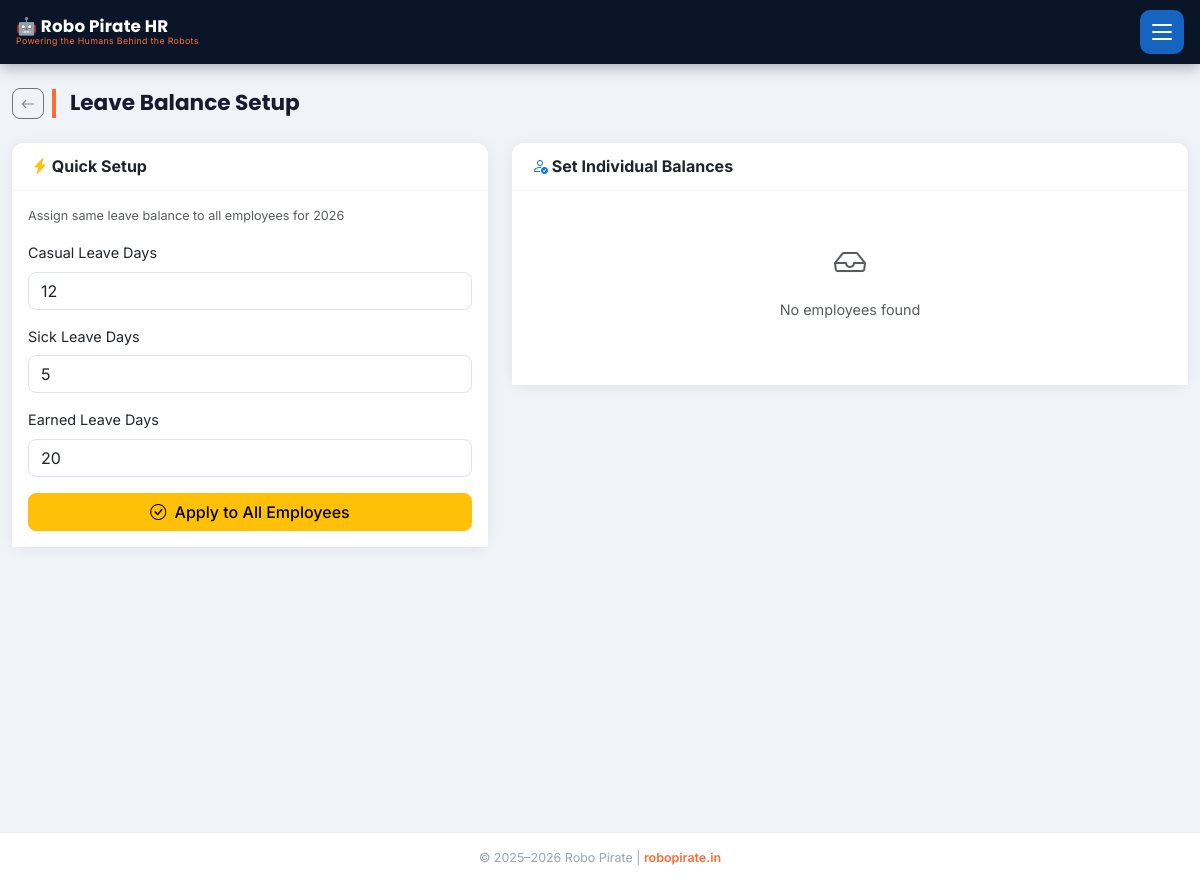
/leave-setup (signed in), run on an earlier commit of the app's database.
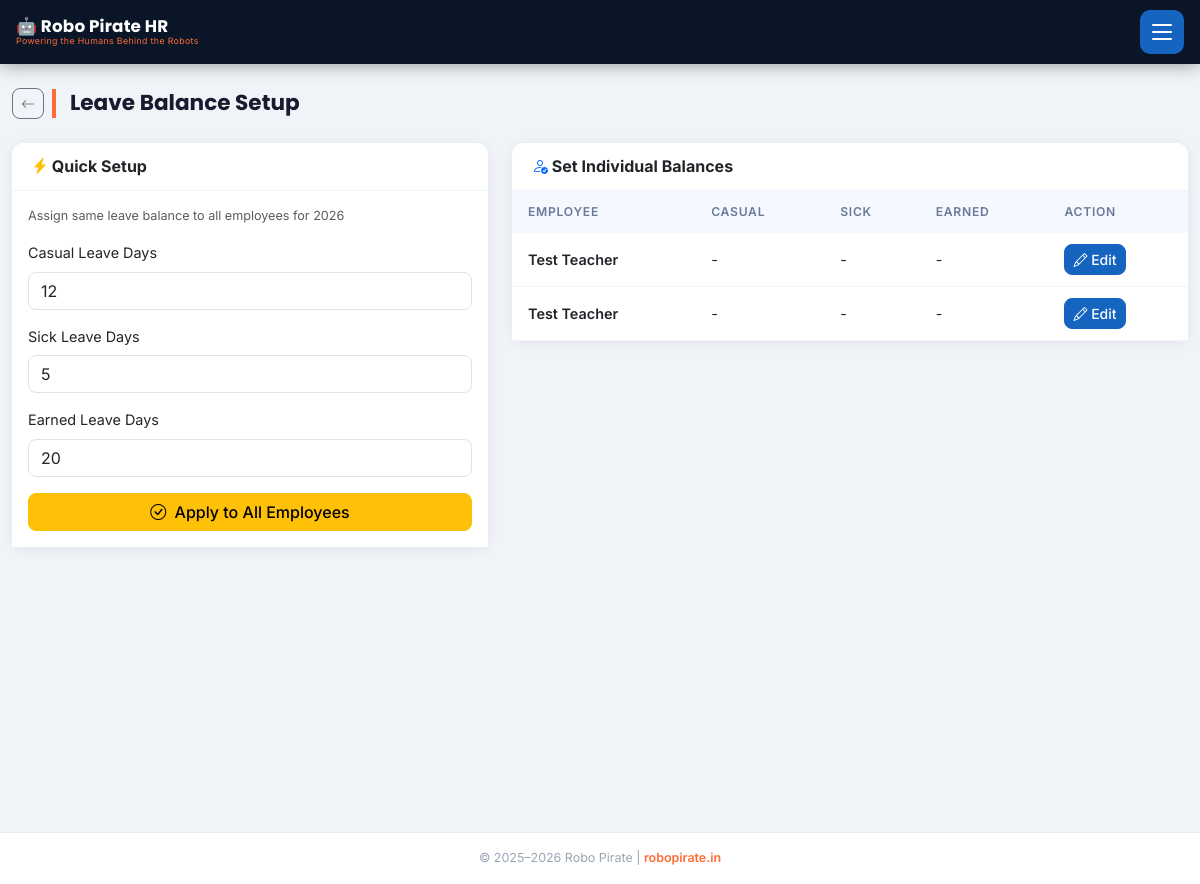
And on a later commit of the database.
### models.py (models this page shows, shortened)
class Employee(db.Model):
    __tablename__ = 'employees'
    id = db.Column(db.Integer, primary_key=True)
    emp_id = db.Column(db.String(20), unique=True, nullable=False)
    name = db.Column(db.String(100), nullable=False)
    phone = db.Column(db.String(15), unique=True, nullable=False)
    email = db.Column(db.String(120))
    department_id = db.Column(db.Integer, db.ForeignKey('departments.id'))
    designation = db.Column(db.String(100))
    employee_type = db.Column(db.String(20), default='full_time')  # full_time, contract, part_time
    basic_salary = db.Column(db.Float, default=0.0)
    joining_date = db.Column(db.Date, default=date.today)
    is_active = db.Column(db.Boolean, default=True)
    is_approved = db.Column(db.Boolean, default=False)  # Admin approval required for self-registered
    bank_name = db.Column(db.String(100))
    account_number = db.Column(db.String(30))
    ifsc_code = db.Column(db.String(20))
    pan_number = db.Column(db.String(20))
    aadhar_number = db.Column(db.String(20))
    attendances = db.relationship('Attendance', backref='employee', lazy=True)
    leaves = db.relationship('Leave', backref='employee', lazy=True)
    payrolls = db.relationship('Payroll', backref='employee', lazy=True)
    advances = db.relationship('Advance', backref='employee', lazy=True)
    schools = db.relationship('School', secondary=employee_schools, lazy=True,
                              backref=db.backref('assigned_employees', lazy=True))

### blueprints/admin.py (the view)
@bp.route('/leave-setup', methods=['GET', 'POST'])
@login_required
def leave_balance_setup():
    employees = Employee.query.filter_by(is_active=True).order_by(Employee.name).all()
    current_year = date.today().year
    leave_balances = {}
    for emp in employees:
        balances = LeaveBalance.query.filter_by(employee_id=emp.id, year=current_year).all()
        for bal in balances:
            leave_balances[(emp.id, bal.leave_type)] = bal
    return render_template('leave_balance_setup.html', employees=employees, leave_balances=leave_balances, today=date.today())

### app.py (called while the page is built)
@app.context_processor
def inject_now():
    return {'now': datetime.now}

@app.before_request
def load_persisted_config():
    global _persisted_config_loaded
    if not _persisted_config_loaded:
        persisted_key = AppConfig.get('FAST2SMS_API_KEY')
        if persisted_key:
            app.config['FAST2SMS_API_KEY'] = persisted_key
        _persisted_config_loaded = True

@login_manager.user_loader
def load_user(user_id):
    return User.query.get(int(user_id))

@app.before_request
def restrict_employee_to_portal():
    if current_user.is_authenticated and not current_user.is_admin:
        allowed = ('/portal', '/employee', '/static', '/api', '/logout')
        if request.path != '/' and not request.path.startswith(allowed):
            return redirect(url_for('portal.portal_dashboard'))

### templates/leave_balance_setup.html (shortened to what this page needs)
{% extends 'base.html' %}
{% block content %}
<div class="container-fluid py-4">
  <div class="d-flex align-items-center gap-2 mb-4">
    <a href="{{ url_for('admin.dashboard') }}" class="btn btn-outline-secondary btn-sm"><i class="bi bi-arrow-left"></i></a>
    <h4 class="page-header mb-0">Leave Balance Setup</h4>
  </div>
  <div class="row">
    <div class="col-lg-5 mb-4">
      <div class="card border-0 shadow-sm">
        <div class="card-header bg-white border-bottom">
          <h6 class="mb-0 fw-bold"><i class="bi bi-lightning-charge-fill text-warning"></i> Quick Setup</h6>
        </div>
        <div class="card-body">
          <form method="POST" action="{{ url_for('admin.setup_leave_quick') }}">
            <p class="text-muted small mb-3">Assign same leave balance to all employees for {{ today.year }}</p>
            <div class="mb-3">
              <label class="form-label">Casual Leave Days</label>
              <input type="number" name="casual_days" class="form-control" value="12" min="0" step="0.5">
            </div>
            <div class="mb-3">
              <label class="form-label">Sick Leave Days</label>
              <input type="number" name="sick_days" class="form-control" value="5" min="0" step="0.5">
            </div>
            <div class="mb-3">
              <label class="form-label">Earned Leave Days</label>
              <input type="number" name="earned_days" class="form-control" value="20" min="0" step="0.5">
            </div>
            <button type="submit" class="btn btn-warning w-100">
              <i class="bi bi-check-circle me-1"></i> Apply to All Employees
            </button>
          </form>
        </div>
      </div>
    </div>
    <div class="col-lg-7">
      <div class="card border-0 shadow-sm">
        <div class="card-header bg-white border-bottom">
          <h6 class="mb-0 fw-bold"><i class="bi bi-person-check text-primary"></i> Set Individual Balances</h6>
        </div>
        <div class="card-body p-0">
          {% if employees %}
          <div class="table-responsive">
            <table class="table table-hover mb-0">
              <thead style="background: #f8f9fa;">
                <tr>
                  <th>Employee</th>
                  <th>Casual</th>
                  <th>Sick</th>
                  <th>Earned</th>
                  <th>Action</th>
                </tr>
              </thead>
              <tbody>
                {% for emp in employees %}
                <tr>
                  <td class="fw-semibold">{{ emp.name }}</td>
                  <td>
                    {% set casual = leave_balances.get((emp.id, 'casual'), None) %}
                    {{ casual.total_days if casual else '-' }}
                  </td>
                  <td>
                    {% set sick = leave_balances.get((emp.id, 'sick'), None) %}
                    {{ sick.total_days if sick else '-' }}
                  </td>
                  <td>
                    {% set earned = leave_balances.get((emp.id, 'earned'), None) %}
                    {{ earned.total_days if earned else '-' }}
                  </td>
                  <td>
                    <button class="btn btn-sm btn-primary" data-bs-toggle="modal" data-bs-target="#setupModal"
                            onclick="setupEmployee({{ emp.id }}, '{{ emp.name }}')">
                      <i class="bi bi-pencil"></i> Edit
                    </button>
                  </td>
                </tr>
                {% endfor %}
              </tbody>
            </table>
          </div>
          {% else %}
          <div class="text-center py-5 text-muted">
            <i class="bi bi-inbox" style="font-size:2rem;display:block;margin-bottom:12px;"></i>
            <p>No employees found</p>
          </div>
          {% endif %}
        </div>
      </div>
    </div>
  </div>
</div>
{% endblock %}

What changed in the data, as far as the page shows it:
added Employee: name "Test Teacher", total_days "-"
added Employee: name "Test Teacher", total_days "-"
Also different on the page:
text no longer shown: "No employees found"
text now shown: "EMPLOYEE CASUAL SICK EARNED ACTION"
